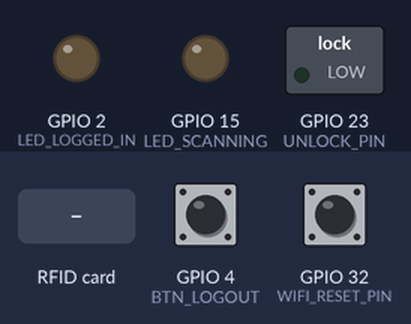
Simulated run of this program. Board: ESP32. Shown: switched loads named in the program (green lamp = pin HIGH), output pins drawn as LEDs (lit = HIGH). Inputs (shaded band) come from the test bench; at power-on: GPIO 4 (BTN_LOGOUT) LOW, GPIO 32 (WIFI_RESET_PIN) LOW. WiFi joins after 1.5 s; servers stay silent unless stated; network time is answered at once with the bench clock; the local clock reads 2024-03-15 10:24:30 at power-on unless the program sets it; what the program prints to the serial monitor is not drawn.

Above: at 2.7 s.
2.8 s: RFID card 27 13 77 44 54 40 held to the reader
At 2.97 s:
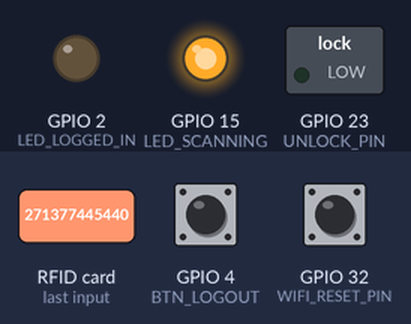
9.1 s: RFID card 5E 7A 19 C4 held to the reader
At 9.8 s:
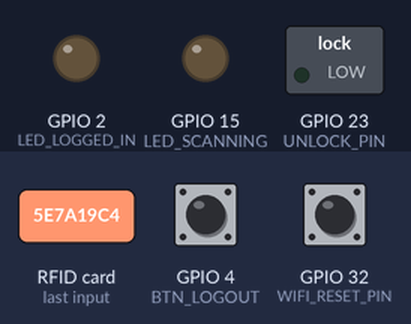
Timing chart, 0 to 12.1 s (numbered marks = the images above; inputs shaded):
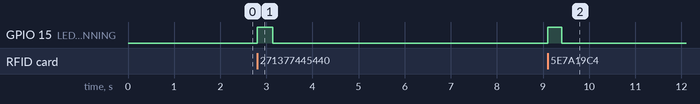

The program:

main.cpp
```cpp
#include <global.h>
#include "models/firebase/firebaseModel.h"

#define UNLOCK_PIN (23)
#define WIFI_RESET_PIN (32)
#define LED_SCANNING (15)
#define LED_LOGGED_IN (2)
#define BTN_LOGOUT (4)
MetGlobal global;
WifiHelper wifiHelper;
NFCHelper nfcHelper;
ButtonHelper btnHelper;
FirebaseModel fbModel;
BlinkerHelper blinkerHelper;
// WiFiUDP wiFiUDP;
// NTPClient timeClient(wiFiUDP);


void SuccessReadCard(uint8_t uid[], uint8_t uidLength);
void LogInSuccessed();
void Unlock(int ouput);
void startWifiConfig();
void Leds();
void Logout();

void setupPins(){
  pinMode(LED_BUILTIN, OUTPUT);
  pinMode(UNLOCK_PIN, OUTPUT);
  pinMode(LED_SCANNING, OUTPUT);
  pinMode(LED_LOGGED_IN, OUTPUT);


  pinMode(WIFI_RESET_PIN, INPUT);
  pinMode(BTN_LOGOUT, INPUT);

  // attachInterrupt(BTN_LOGOUT, Logout, PULLUP);
}

void setup(void) {
  setupPins();
  Serial.begin(115200);
  Serial.setDebugOutput(true);

  if (blinkerHelper.isExisted(WIFI_RESET_PIN))
  {
    Serial.println("Pin is not exist");
  }

  blinkerHelper.addBlinker(15, 500);

  Serial.println("Starting...");
  nfcHelper.begin();
  wifiHelper.begin();
  fbModel.begin();
}


// Main loop
void loop(void) {
  Leds();
  // digitalWrite(LED_SCANNING, HIGH);
  // digitalWrite(LED_LOGGED_IN, HIGH);
  btnHelper.pressAndHold(WIFI_RESET_PIN, 2000, startWifiConfig);

  if (digitalRead(BTN_LOGOUT) == HIGH){
    Logout();
  }


  nfcHelper.ReadNFCCard(SuccessReadCard, 500);
  blinkerHelper.startBlinking();

  Unlock(global.isLogged());
}


void Unlock(int output){
  digitalWrite(UNLOCK_PIN, output);
}


void SuccessReadCard(uint8_t uid[], uint8_t uidLength){

  digitalWrite(LED_SCANNING, HIGH);
  // Display some basic information about the card
    Serial.println("Found a card");
    Serial.print("  UID Length: ");Serial.print(uidLength, DEC);Serial.println(" bytes");
    Serial.print("  UID Value: ");
    nfcHelper.printHex(uid, uidLength);

      uint32_t cardid = uid[0];
      for (int i = 1; i < uidLength; i++)
      {
        cardid <<= 8;
        cardid |= uid[i];
      }
      Serial.print("Card #");
      Serial.println(cardid);

      if(Firebase.ready()){

        // fbModel.getDoc();

        CardObj cardObj = fbModel.getUserByCardId(String(cardid));
        Serial.print(cardObj.isActive);
        if (cardObj.isActive)
        {
          LogInSuccessed();
        }

        ScanLogObj log;
        log.deviceId = DEVICE_ID;
        log.userId = cardObj.userId;
        log.cardId = cardid;
        fbModel.addActivity(log);
      }

    digitalWrite(LED_SCANNING, LOW);
}

void LogInSuccessed(){
  global.LogInSuccess();
}

void startWifiConfig(){
  // wifiHelper.resetSetting();
  wifiHelper.startWifiManager(true);
}

void Leds(){

  digitalWrite(LED_LOGGED_IN, (uint8_t) global.isLogged());

}

void resetWifi_cancel(){
   Serial.println("cancel");
}

void Logout(){
  Serial.println("Logging out");
  global.LogOut();
}
```

global.cpp
```cpp
#include <global.h>

MetGlobal::MetGlobal(/* args */)
{
}

MetGlobal::~MetGlobal()
{
}


void MetGlobal::LogInSuccess(){
    loggedIn = true;
}

void MetGlobal::LogOut(){
    loggedIn = false;
}

bool MetGlobal::isLogged(){
    return loggedIn;
}

// NTPClient MetGlobal::getnNTPClient(){
//     return _timeClient;
// }

// void MetGlobal::setNTPClient(NTPClient timeClient){
//     _timeClient = timeClient;
// }
```

global.h
```cpp
#if !defined(MET_GLOBAL)
#define MET_GLOBAL

#include <Arduino.h>
#include <Wire.h>
#include <SPI.h>
#include <Adafruit_PN532.h>
#include <helpers/helpers.h>
#include <NTPClient.h>
#include "config.h"

class MetGlobal
{
private:
    // NTPClient _timeClient;
    bool loggedIn = false;
public:
    MetGlobal(/* args */);
    ~MetGlobal();

    void LogInSuccess();
    void LogOut();
    bool isLogged();
    // NTPClient getnNTPClient();
    // void setNTPClient(NTPClient timeClient);
};

#endif // MET_GLOBAL
```

blinkerHelper.cpp
```cpp
#include "blinkerHelper.h"

BlinkerHelper::BlinkerHelper(/* args */)
{
}

BlinkerHelper::~BlinkerHelper()
{
}

void BlinkerHelper::addBlinker(int pin, int milisecond)
{
    _blinkerHash[pin] = milisecond;
}

bool BlinkerHelper::isExisted(int pin)
{
    return _blinkerHash.find(pin) != _blinkerHash.end();
}

void BlinkerHelper::startBlinking()
{
    for (Blinker::iterator led = _blinkerHash.begin(); led != _blinkerHash.end(); ++led)
    {
        /* code */
    }

}
```

blinkerHelper.h
```cpp
#if !defined(BLINKERHELPER_H)
#define BLINKERHELPER_H

#include <map>
#include <WString.h>
#include <Arduino.h>
typedef std::map<int, int> Blinker;

class BlinkerHelper
{
private:
    /* data */

    Blinker _blinkerHash;


public:
    BlinkerHelper(/* args */);
    ~BlinkerHelper();

    void addBlinker(int pin, int milisecond);
    bool isExisted(int pin);
    void startBlinking();
};


#endif // BLINKERHELPER_H
```

buttonHelper.cpp
```cpp
#include "buttonHelper.h"

/**
 * @brief Destroy the Button Helper:: Button Helper object
 *
 */
ButtonHelper::~ButtonHelper()
{
}


void ButtonHelper::read(){


}

/**
 * @brief if the button is pressed and held for amount of second.
 * @param pin Button pin number.
 * @param holdDuration Call the callback function after a set duration, in miliseconds.
 * @param callback Callback function
 * @param detectionState What state of the button will it detect for? LOW or HIGH
*/
void ButtonHelper::pressAndHold(uint8_t pin, uint16_t holdDuration, void (*callback)(),uint8_t detectionState /*=HIGH*/){
    uint8_t btnState = digitalRead(pin);

    if(btnState == detectionState){
        if(!isBtnExist(pin)){

            Serial.printf("Button is holding...");
            _btnTracker[pin] = millis();
        }else{
            if (millis()-_btnTracker[pin] >= holdDuration)
            {

                Serial.printf("Held for %d miliseconds.\n", holdDuration);
                removeBtn(pin);
                callback();
            }
        }
    }else{
        if(isBtnExist(pin)){
            Serial.println("Button released.");
            removeBtn(pin);
        }
    }
}

bool ButtonHelper::isBtnExist(uint8_t pin){
    return _btnTracker.find(pin) != _btnTracker.end();
}

void ButtonHelper::removeBtn(u_int8_t pin){

    _btnTracker.erase(pin);
}
```

buttonHelper.h
```cpp
#ifndef ButtonHelper_H
#define ButtonHelper_H
#include <iostream>
#include <map>
#include <Arduino.h>
#include <vector>

class ButtonHelper
{
private:
    std::map<int, int> _btnTracker;
    bool isBtnExist(u_int8_t pin);
    void removeBtn(u_int8_t pin);

public:
    ~ButtonHelper();
    void read();
    void pressAndHold(uint8_t pin, uint16_t holdDuration, void (*callback)(), uint8_t detectionState = HIGH);
};

#endif
```

helpers.h
```cpp
#if !defined(MET_DEVICE_HELPERS)
#define MET_DEVICE_HELPERS

#include "wifi/wifiHelper.h"
#include "nfc/nfcHelper.h"
#include "button/buttonHelper.h"
#include "blinker/blinkerHelper.h"

#endif // MET_DEVICE_HELPERS
```

nfcHelper.cpp
```cpp
#include "nfcHelper.h"

#define PN532_IRQ   (22)
#define PN532_RESET (21)  // Not connected by default on the NFC Shield

Adafruit_PN532 nfc(PN532_IRQ, PN532_RESET);

NFCHelper::NFCHelper(/* args */)
{
}

NFCHelper::~NFCHelper()
{
}


void NFCHelper::begin(){
    Serial.println("Card reader initializing...");
    nfc.begin();

    uint32_t versiondata = nfc.getFirmwareVersion();
    if (!versiondata) {
        Serial.println("Didn't find PN53x board");
        Serial.print("Restarting...");
        ESP.restart();
    }
    // Got ok data, print it out!
    Serial.print("Found chip PN5"); Serial.println((versiondata>>24) & 0xFF, HEX);
    Serial.print("Firmware ver. "); Serial.print((versiondata>>16) & 0xFF, DEC);
    Serial.print('.'); Serial.println((versiondata>>8) & 0xFF, DEC);

    Serial.println("Waiting for an ISO14443A Card ...");
}

void NFCHelper::printHex(const byte *data, uint32_t numBytes){
    nfc.PrintHex(data, numBytes);
}

// Reading NFC card, with timeout in miliseconds
// If it's not set timeout, it will wait for NFC card forever
void NFCHelper::ReadNFCCard(void (*callback)(uint8_t uid[], uint8_t uidLength), uint16_t timeout /*=0*/){
  uint8_t res;

  uint8_t success;
  uint8_t uid[] = { 0, 0, 0, 0, 0, 0, 0 };  // Buffer to store the returned UID
  uint8_t uidLength;                        // Length of the UID (4 or 7 bytes depending on ISO14443A card type)

  uint8_t buff;
  uint8_t n;

  success = nfc.readPassiveTargetID(PN532_MIFARE_ISO14443A, uid, &uidLength, timeout);

  if (success) {
    callback(uid, uidLength);
  }

}
```

nfcHelper.h
```cpp
#ifndef NFC_Helper_H
#define NFC_Helper_H

#include <Wire.h>
#include <SPI.h>
#include <Adafruit_PN532.h>

class NFCHelper
{
private:
    /* data */
    void SuccessReadCard(uint8_t uid[], uint8_t uidLength);
public:
    NFCHelper(/* args */);
    ~NFCHelper();
    void begin();
    void printHex(const byte *data, uint32_t numBytes);
    void ReadNFCCard(void (*callback)(uint8_t uid[], uint8_t uidLength), uint16_t timeout = 0);
} ;


#endif
```

wifiHelper.cpp
```cpp
#include "wifiHelper.h"

bool wm_nonblocking = false; // change to true to use non blocking

WiFiManagerParameter custom_field;

void saveParamCallback();
int timeout = 120;

WifiHelper::WifiHelper()
{

}

WifiHelper::~WifiHelper()
{
}

/// @brief Setting up wifi
void WifiHelper::begin(){
    Serial.println("\n Wifi Initializing...");
    WiFi.mode(WIFI_STA);
    startWifiManager(false);
}

/// @brief Reset wifi setting, erase wifi credential.
void WifiHelper::resetSetting(){
  wm.resetSettings();
}


/// @brief Start wifi manager portal. Where use can choose wifi network and enter password. After connecting to network. It will store credential to reconnect to wifi nextime.
/// @param forceConfig
void WifiHelper::startWifiManager(bool forceConfig){
    bool res;
    wm.setConnectTimeout(timeout);
    if(forceConfig){
      res = wm.startConfigPortal(DEVICE_SSID);
    }else{
      res = wm.autoConnect(DEVICE_SSID);
    }

    if(!res) {
      Serial.println("Failed to connect or hit timeout");
      delay(3000);
      ESP.restart();
      delay(5000);
    }
    else {
      //if you get here you have connected to the WiFi
      Serial.printf("Connected to %s\n", wm.getWiFiSSID());
    }
}
```

wifiHelper.h
```cpp
#ifndef WifiHelper_H
#define WifiHelper_H

#include <Arduino.h>
#include <WiFiManager.h>
#include "config.h"

class WifiHelper
{
private:

public:
    WifiHelper();
    ~WifiHelper();
    WiFiManager wm;
    void begin();
    void resetSetting();
    void startWifiManager(bool forceConfig);
};


#endif
```

cardObj.h
```cpp
#include <WString.h>
#if !defined(CARDOBJ_H)
#define CARDOBJ_H

class CardObj
{
    public:
    String cardId;
    String userId;
    String userName;
    bool isActive = false;
    String lastScanned;
};


#endif // CARDOBJ_H
```

firebaseModel.cpp
```cpp
#include "firebaseModel.h"
#include <addons/TokenHelper.h>
#include <string>

#define FB_EMAIL "equipmentaccess@met.cptc"
#define FB_PASSWORD "123456"

FirebaseData fbdo;
FirebaseAuth auth;
FirebaseConfig config;
// MetGlobal global;

// NTPClient timeClient = global.getnNTPClient();

WiFiUDP wifiUDP;
NTPClient timeClient(wifiUDP);

void FirebaseModel::begin()
{
    timeClient.begin();
    configTime(0, 0, "ntp.pool.org");

    Serial.println("Connecting to Firebase...");

    if (WiFi.status() == WL_CONNECTED)
    {
        Serial.println("Authentication...");
        auth.user.email = FB_EMAIL;
        auth.user.password = FB_PASSWORD;
        config.api_key = FIREBASE_API_KEY;
        config.token_status_callback = tokenStatusCallback;
        config.max_token_generation_retry = 5;
        Firebase.reconnectNetwork(true);
        fbdo.setBSSLBufferSize(4096, 1024);
        fbdo.setResponseSize(2048);
        Firebase.begin(&config, &auth);

        Serial.println("Getting User UID");
        while ((auth.token.uid) == "")
        {
            Serial.print('.');
            delay(1000);
        }

        String uid = auth.token.uid.c_str();
        Serial.printf("User UID: %s\n", auth.token.uid);
    }
}

void FirebaseModel::refreshToken()
{
    if (Firebase.isTokenExpired())
    {
        Firebase.refreshToken(&config);
        Serial.println("Refresh token");
    }
}

CardObj FirebaseModel::getUserByCardId(String cardId)
{
    String docPath = "Cards/";
    docPath += cardId;
    CardObj cardObj;

    if (Firebase.Firestore.getDocument(&fbdo, FIREBASE_PROJECT_ID, "", docPath.c_str()))
    {
        // Serial.printf("Get\n%s\n\n", fbdo.payload().c_str());
        FirebaseJson data;
        data.setJsonData(fbdo.payload());
        // cardObj.cardId = cardId;

        FirebaseJsonData isActive;
        FirebaseJsonData userId;
        FirebaseJsonData cardId;
        FirebaseJsonData lastScanned;

        data.get(isActive, "fields/isActive/booleanValue");
        data.get(userId, "fields/userId/stringValue");
        data.get(cardId, "fields/cardId/stringValue");
        data.get(lastScanned, "fields/lastScanned/timestampValue");

        data.toString(Serial, true);

        // if (lastScanned.success)
        // {
            cardObj.isActive = isActive.boolValue;
            cardObj.cardId = cardId.stringValue;
            cardObj.userId = userId.stringValue;
            cardObj.lastScanned =lastScanned.stringValue;

            // Serial.println("cardObj.lastScanned");
            // Serial.println(cardObj.lastScanned);
        // }

    }
    else
    {
        Serial.println("Not found");
        Serial.println(fbdo.errorReason());
    }

    return cardObj;
}


void FirebaseModel::addActivity(struct ScanLogObj scanLog)
{
    timeClient.update();
    // String docPath = "Logs";
    FirebaseJson content;

    // getUserByCardId(scanLog.cardId)

    unsigned long epochTime = timeClient.getEpochTime();

    // Serial.println(timeClient.isTimeSet());

    // Convert to time structure
    struct tm *ptm = gmtime((time_t *)&epochTime);

    // Format as Zulu time
    char buffer[25];
    strftime(buffer, 25, "%FT%TZ", ptm);

    // Serial.printf("Card Id %s\n", scanLog.cardId);
    // Serial.printf("Device Id %s\n", scanLog.deviceId);

    content.set("fields/cardId/stringValue", scanLog.cardId);
    content.set("fields/deviceId/stringValue", scanLog.deviceId);
    content.set("fields/userId/stringValue", scanLog.userId);
    content.set("fields/timestamp/timestampValue", buffer);

    // content.toString(Serial, true);

    Serial.print("Adding log...");
    if (Firebase.Firestore.createDocument(&fbdo, FIREBASE_PROJECT_ID, "", PATH_ACTIVITIES, content.raw()))
    {
        // FirebaseJson data;
        FirebaseJsonArray data;
        data.setJsonArrayData(fbdo.payload());

        Serial.println(data.raw());

        // FirebaseJson readDate;
        // // data.get(readDate, "createTime");
        // Serial.println(data.get(readDate, "fields/CardId"))
        // Serial.printf("Add\n%s\n\n", data);
        Serial.print("Added log!");
    }
    else
    {
        Serial.println(fbdo.errorReason());
    }
}

FirebaseModel::FirebaseModel(/* args */)
{
}

FirebaseModel::~FirebaseModel()
{
}
```

firebaseModel.h
```cpp
#if !defined(FIREBASE_MODEL_H)
#define FIREBASE_MODEL_H

#include "firebaseConfig.h"
#include "../../global.h"
#include <Firebase_ESP_Client.h>
#include "../scanLogObj.h"
#include "../cardObj.h"

class FirebaseModel
{
private:

public:
    FirebaseModel(/* args */);
    ~FirebaseModel();
    void begin();
    void refreshToken();
    CardObj getUserByCardId(String uuid);
    void addActivity(struct ScanLogObj scanLog);
    void updateDoc(struct ScanLogObj scanLog);
    void deleteDoc(String uuid);
};


#endif // FIREBASE_MODEL_H
```

scanLogObj.h
```cpp
#ifndef SCANLOGOBJ_H
#define SCANLOGOBJ_H

struct ScanLogObj
{
    String uuid;
    String cardId;
    String deviceId;
    String timeStamp;
    String userId;

};


#endif
```

config.h
```cpp
#ifndef CONFIG_H
#define CONFIG_H

#define DEVICE_ID "ManLathe001"
#define DEVICE_SSID "MET-Device"

#endif
```

firebaseConfig.h
```cpp
#if !defined(FIREBASE_CONFIG_H)
#define FIREBASE_CONFIG_H


#define FIREBASE_API_KEY "AIzaSyDNWwWhBJYRc134Qrzk6EsB02NRoag_2to"
#define FIREBASE_AUTH_DOMAIN "cptc-met-iot.firebaseapp.com"
#define FIREBASE_PROJECT_ID "cptc-met-iot"
#define FIREBASE_STORAGE_BUCKET "cptc-met-iot.appspot.com"
#define FIREBASE_MESSAGING_SEDNER_ID "271377445440"
#define FIREBASE_APP_ID "1:271377445440:web:466b7edb4e6d8bd30965a5"


#define PATH_CARDS "Cards"
#define PATH_ACTIVITIES "Activities"
#define PATH_DEVICES "Equipment"
#define PATH_USERS "Users"
// #define PATH_EQUIPMENT "Equipment"
// #define PATH_ACTIVITIES "Activities"


#endif // FIREBASECONFIG_H
```

Measured:
- after the input at 2.8 s, GPIO 15 (LED_SCANNING): LOW → HIGH at once, → LOW 0.33 s later
- after the input at 9.1 s, GPIO 15 (LED_SCANNING): LOW → HIGH at once, → LOW 0.30 s later
